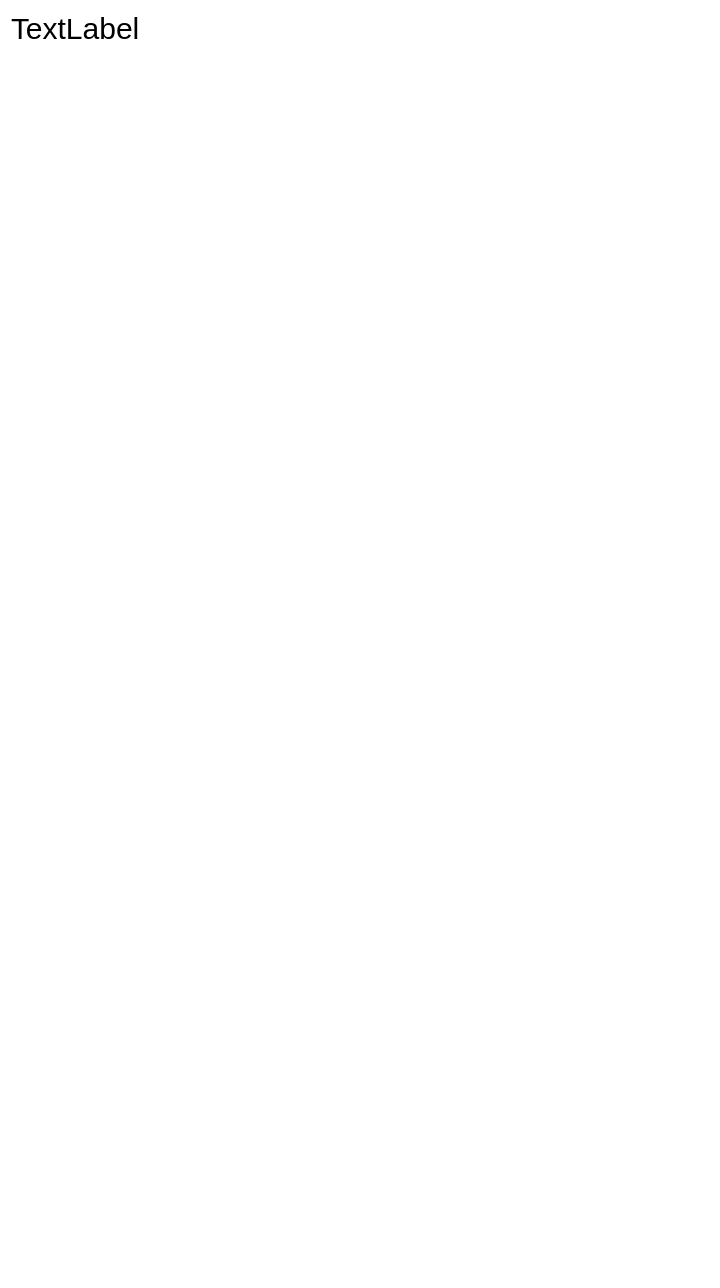
<?xml version="1.0" encoding="UTF-8"?>
<ui version="4.0">
 <class>PickUi</class>
 <widget class="QWidget" name="PickUi">
  <property name="geometry">
   <rect>
    <x>0</x>
    <y>0</y>
    <width>720</width>
    <height>1288</height>
   </rect>
  </property>
  <property name="windowTitle">
   <string>Form</string>
  </property>
  <property name="styleSheet">
   <string notr="true">background-color: white;</string>
  </property>
  <layout class="QGridLayout" name="gridLayout">
   <item row="1" column="0">
    <widget class="QWidget" name="outfitContainer" native="true">
     <property name="sizePolicy">
      <sizepolicy hsizetype="Preferred" vsizetype="Preferred">
       <horstretch>0</horstretch>
       <verstretch>4</verstretch>
      </sizepolicy>
     </property>
     <property name="styleSheet">
      <string notr="true"/>
     </property>
     <layout class="QVBoxLayout" name="verticalLayout"/>
    </widget>
   </item>
   <item row="0" column="0">
    <widget class="QLabel" name="debugLabel">
     <property name="styleSheet">
      <string notr="true">font-size: 30px;</string>
     </property>
     <property name="text">
      <string>TextLabel</string>
     </property>
    </widget>
   </item>
   <item row="2" column="0">
    <widget class="QWidget" name="buttonContainer" native="true">
     <property name="sizePolicy">
      <sizepolicy hsizetype="Preferred" vsizetype="Preferred">
       <horstretch>0</horstretch>
       <verstretch>1</verstretch>
      </sizepolicy>
     </property>
     <layout class="QGridLayout" name="gridLayout_2">
      <item row="0" column="0">
       <widget class="QPushButton" name="acceptButton">
        <property name="sizePolicy">
         <sizepolicy hsizetype="Expanding" vsizetype="Preferred">
          <horstretch>0</horstretch>
          <verstretch>0</verstretch>
         </sizepolicy>
        </property>
        <property name="minimumSize">
         <size>
          <width>0</width>
          <height>0</height>
         </size>
        </property>
        <property name="styleSheet">
         <string notr="true">border:none;</string>
        </property>
        <property name="text">
         <string/>
        </property>
        <property name="icon">
         <iconset resource="resources.qrc">
          <normaloff>:/Resources/accept.png</normaloff>:/Resources/accept.png</iconset>
        </property>
        <property name="iconSize">
         <size>
          <width>300</width>
          <height>300</height>
         </size>
        </property>
       </widget>
      </item>
      <item row="0" column="1">
       <widget class="QPushButton" name="rejectButton">
        <property name="sizePolicy">
         <sizepolicy hsizetype="Expanding" vsizetype="Preferred">
          <horstretch>0</horstretch>
          <verstretch>0</verstretch>
         </sizepolicy>
        </property>
        <property name="minimumSize">
         <size>
          <width>0</width>
          <height>0</height>
         </size>
        </property>
        <property name="styleSheet">
         <string notr="true">border: none;</string>
        </property>
        <property name="text">
         <string/>
        </property>
        <property name="icon">
         <iconset resource="resources.qrc">
          <normaloff>:/Resources/reject.png</normaloff>:/Resources/reject.png</iconset>
        </property>
        <property name="iconSize">
         <size>
          <width>300</width>
          <height>300</height>
         </size>
        </property>
       </widget>
      </item>
     </layout>
    </widget>
   </item>
  </layout>
 </widget>
 <resources>
  <include location="resources.qrc"/>
 </resources>
 <connections/>
</ui>
